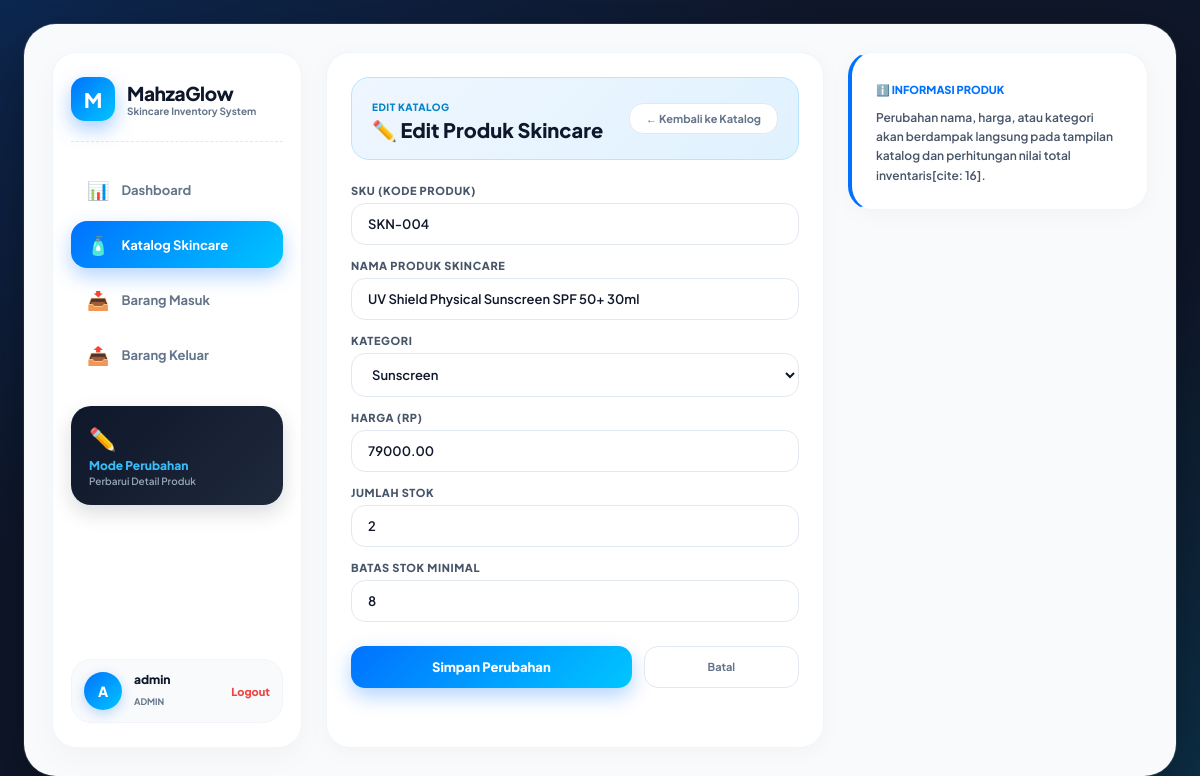
The app's page /public/edit.php?id=4 (signed in) with its own data.
### tables this page shows
CREATE TABLE products (
    id INT AUTO_INCREMENT PRIMARY KEY,
    category_id INT NOT NULL,
    sku VARCHAR(50) NOT NULL UNIQUE,
    name VARCHAR(150) NOT NULL,
    price DECIMAL(12, 2) NOT NULL DEFAULT 0.00,
    stock INT NOT NULL DEFAULT 0,
    minimum_stock INT NOT NULL DEFAULT 5,
    created_at TIMESTAMP DEFAULT CURRENT_TIMESTAMP,
    FOREIGN KEY (category_id) REFERENCES categories(id) ON UPDATE CASCADE ON DELETE RESTRICT
);

CREATE TABLE categories (
    id INT AUTO_INCREMENT PRIMARY KEY,
    name VARCHAR(100) NOT NULL UNIQUE,
    description TEXT,
    created_at TIMESTAMP DEFAULT CURRENT_TIMESTAMP
);

### helpers/escape.php (called while the page is built, shortened)
<?php
if (!function_exists('e')) {
    function e($string) {
        return htmlspecialchars($string ?? '', ENT_QUOTES, 'UTF-8');
    }
}

### public/edit.php (the view, shortened to what this page needs)
<?php
require_once __DIR__ . '/../config/db.php';
require_once __DIR__ . '/../helpers/escape.php';
$id = validateInt($_GET['id'] ?? null);
$stmt = $pdo->prepare('SELECT * FROM products WHERE id = :id');
$stmt->execute(['id' => $id]);
$product = $stmt->fetch();
$sku          = $product['sku'];
$name         = $product['name'];
$categoryId   = $product['category_id'];
$price        = $product['price'];
$stock        = $product['stock'];
$minimumStock = $product['minimum_stock'];
$categoriesList = $pdo->query('SELECT id, name FROM categories ORDER BY name ASC')->fetchAll();
?>
<!DOCTYPE html>
<html lang="id">
<head>
    <link rel="stylesheet" href="assets/style.css">
</head>
<body>
<div class="app-board">
    <div class="board-grid-sidebar">
        <div class="sidebar-left">
            <div>
                <div class="brand-wrapper">
                    <div class="brand-icon-glow">M</div>
                    <div>
                        <span class="brand-title-text">MahzaGlow</span>
                        <div class="brand-subtitle">Skincare Inventory System</div>
                    </div>
                </div>
                <nav class="side-nav-menu">
                    <a href="dashboard.php" class="nav-pill-side">
                        <span class="nav-icon">📊</span> Dashboard
                    </a>
                    <a href="index.php" class="nav-pill-side active">
                        <span class="nav-icon">🧴</span> Katalog Skincare
                    </a>
                    <a href="stock/in.php" class="nav-pill-side">
                        <span class="nav-icon">📥</span> Barang Masuk
                    </a>
                    <a href="stock/out.php" class="nav-pill-side">
                        <span class="nav-icon">📤</span> Barang Keluar
                    </a>
                </nav>
                <div class="sidebar-promo-card">
                    <span style="font-size: 22px;">✏️</span>
                    <h5 style="font-size: 12px; font-weight: 800; color: #38bdf8; margin: 6px 0 2px 0;">Mode Perubahan</h5>
                    <p style="font-size: 10px; color: #94a3b8; font-weight: 600;">Perbarui Detail Produk</p>
                </div>
            </div>
            <div class="user-profile-badge-side">
                <div class="user-avatar-circle"><?= strtoupper(substr($_SESSION['user']['username'], 0, 1)) ?></div>
                <div style="flex:1;">
                    <p style="font-size:12px; font-weight:800; color:#0f172a; margin:0; line-height:1.2;"><?= e($_SESSION['user']['username']) ?></p>
                    <span style="font-size:9px; color:#64748b; font-weight:700; text-transform:uppercase;"><?= e($_SESSION['user']['role']) ?></span>
                </div>
                <a href="logout.php" style="font-size:11px; color:#ef4444; font-weight:800; text-decoration:none;">Logout</a>
            </div>
        </div>
        <div class="soft-card">
            <div class="header-badge-banner">
                <div>
                    <span style="font-size:10px; font-weight:800; color:#0284c7; text-transform:uppercase; letter-spacing:0.5px;">EDIT KATALOG</span>
                    <h2 style="font-size:20px; font-weight:800; color:#0f172a; margin:2px 0 0 0;">✏️ Edit Produk Skincare</h2>
                </div>
                <a href="index.php" class="filter-chip" style="text-decoration:none; background:#ffffff;">← Kembali ke Katalog</a>
            </div>
            <form method="POST" action="">
                <label>SKU (Kode Produk)</label>
                <input type="text" name="sku" value="<?= e($sku) ?>" required>
                <label>Nama Produk Skincare</label>
                <input type="text" name="name" value="<?= e($name) ?>" required>
                <label>Kategori</label>
                <select name="category_id" required>
                    <?php foreach ($categoriesList as $cat): ?>
                        <option value="<?= $cat['id'] ?>" <?= $categoryId == $cat['id'] ? 'selected' : '' ?>><?= e($cat['name']) ?></option>
                    <?php endforeach; ?>
                </select>
                <label>Harga (Rp)</label>
                <input type="number" step="0.01" name="price" value="<?= e($price) ?>" required>
                <label>Jumlah Stok</label>
                <input type="number" name="stock" value="<?= e($stock) ?>" min="0" required>
                <label>Batas Stok Minimal</label>
                <input type="number" name="minimum_stock" value="<?= e($minimumStock) ?>" min="0" required>
                <div style="display:flex; gap:12px; margin-top:10px;">
                    <button type="submit" class="btn-primary-blue" style="flex:2;">Simpan Perubahan</button>
                    <a href="index.php" class="filter-chip" style="flex:1; text-align:center; padding:13px; text-decoration:none; display:inline-block;">Batal</a>
                </div>
            </form>
        </div>
        <div style="display:flex; flex-direction:column; gap:18px;">
            <div class="soft-card" style="border-left:4px solid #0072ff;">
                <span style="font-size:11px; color:#0072ff; font-weight:800; text-transform:uppercase;">ℹ️ Informasi Produk</span>
                <p style="font-size:12px; color:#475569; margin-top:10px; line-height:1.6; font-weight:600;">
                    Perubahan nama, harga, atau kategori akan berdampak langsung pada tampilan katalog dan perhitungan nilai total inventaris[cite: 16].
                </p>
            </div>
        </div>
    </div>
</div>
</body>
</html>

### public/assets/style.css (style rules this page uses)
* { box-sizing: border-box; font-family: 'Plus Jakarta Sans', sans-serif; margin: 0; padding: 0; }
body { background: #0f172a; background-image: radial-gradient(at 0% 0%, rgba(0, 114, 255, 0.18) 0px, transparent 50%), radial-gradient(at 100% 100%, rgba(0, 198, 255, 0.15) 0px, transparent 50%); padding: 24px; color: #0f172a; min-height: 100vh; display: flex; justify-content: center; align-items: flex-start; }
.app-board { width: 100%; max-width: 1360px; background: #f8fafc; border-radius: 32px; padding: 28px; box-shadow: 0 25px 70px rgba(0, 0, 0, 0.4), 0 0 0 1px rgba(255, 255, 255, 0.1); }
input, select, textarea { width: 100%; padding: 12px 16px; border: 1.5px solid #e2e8f0; border-radius: 14px; font-size: 13px; background: #ffffff; color: #0f172a; outline: none; margin-top: 6px; margin-bottom: 14px; transition: all 0.25s ease; font-weight: 600; }
label { font-size: 11px; font-weight: 800; color: #475569; display: block; text-transform: uppercase; letter-spacing: 0.6px; }
button, .btn-primary-blue { width: 100%; padding: 13px; background: linear-gradient(135deg, #0072ff 0%, #00c6ff 100%); border: none; border-radius: 14px; color: #ffffff; font-weight: 800; font-size: 13px; cursor: pointer; box-shadow: 0 8px 20px rgba(0, 114, 255, 0.3); text-decoration: none; display: inline-block; text-align: center; transition: all 0.25s ease; }
.board-grid-sidebar { display: grid; grid-template-columns: 250px 1fr 300px; gap: 24px; }
.sidebar-left { background: #ffffff; border-radius: 24px; padding: 24px 18px; border: 1px solid #f1f5f9; box-shadow: 0 10px 30px rgba(0, 0, 0, 0.03); display: flex; flex-direction: column; justify-content: space-between; min-height: calc(100vh - 104px); }
.brand-wrapper { display: flex; align-items: center; gap: 12px; padding-bottom: 20px; border-bottom: 1px dashed #e2e8f0; margin-bottom: 24px; }
.brand-icon-glow { width: 44px; height: 44px; background: linear-gradient(135deg, #0072ff 0%, #00c6ff 100%); border-radius: 14px; box-shadow: 0 8px 20px rgba(0, 114, 255, 0.35); display: flex; align-items: center; justify-content: center; color: white; font-weight: 800; font-size: 20px; }
.brand-title-text { font-size: 19px; font-weight: 800; color: #0f172a; letter-spacing: -0.4px; }
.brand-subtitle { font-size: 10px; color: #64748b; font-weight: 700; }
.side-nav-menu { display: flex; flex-direction: column; gap: 8px; }
.nav-pill-side { padding: 12px 16px; border-radius: 16px; font-size: 13px; font-weight: 700; color: #64748b; text-decoration: none; display: flex; align-items: center; gap: 12px; transition: all 0.25s ease; }
.nav-pill-side .nav-icon { font-size: 18px; }
.nav-pill-side.active { background: linear-gradient(135deg, #0072ff 0%, #00c6ff 100%); color: #ffffff; box-shadow: 0 8px 20px rgba(0, 114, 255, 0.3); }
.sidebar-promo-card { background: linear-gradient(135deg, #0f172a 0%, #1e293b 100%); border-radius: 20px; padding: 18px; margin-top: 28px; color: white; box-shadow: 0 8px 20px rgba(15, 23, 42, 0.15); }
.user-profile-badge-side { display: flex; align-items: center; gap: 12px; background: #f8fafc; padding: 12px; border-radius: 20px; border: 1px solid #f1f5f9; }
.user-avatar-circle { width: 38px; height: 38px; background: linear-gradient(135deg, #0072ff 0%, #00c6ff 100%); color: white; border-radius: 50%; display: flex; align-items: center; justify-content: center; font-weight: 800; font-size: 14px; box-shadow: 0 4px 12px rgba(0, 114, 255, 0.25); }
.soft-card { background: #ffffff; border-radius: 24px; padding: 24px; box-shadow: 0 4px 25px rgba(0, 0, 0, 0.03); border: 1px solid #f1f5f9; }
.filter-chip { padding: 8px 16px; border-radius: 14px; font-size: 11px; font-weight: 700; background: #ffffff; color: #64748b; text-decoration: none; border: 1px solid #e2e8f0; transition: all 0.2s ease; }
.header-badge-banner { background: linear-gradient(135deg, #eff6ff 0%, #e0f2fe 100%); border-radius: 18px; padding: 16px 20px; margin-bottom: 24px; display: flex; align-items: center; justify-content: space-between; border: 1px solid #bae6fd; }

### records on screen
products: sku "SKN-004", name "UV Shield Physical Sunscreen SPF 50+ 30ml", category_id "Sunscreen", price "79000.00", stock "2", minimum_stock "8"

### other values on screen
substr($_SESSION['user']['username'], 0, 1) "A"
$_SESSION['user']['username'] "admin"
$_SESSION['user']['role'] "ADMIN"
